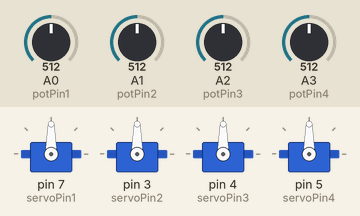
A sketch run on a simulated Arduino Uno, built with avr-gcc and run on an emulated ATmega328P. On the bench: 4 × servo. The inputs (shaded band) are chosen by the test bench; at power-on: A0 (potPin1) = 512, A1 (potPin2) = 512, A2 (potPin3) = 512, A3 (potPin4) = 512.

Above: at 1.2 s.
1.3 s: A0 (potPin1) set to 716
At 1.6 s:
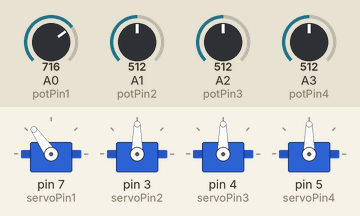
2.8 s: A1 (potPin2) set to 716
At 4.0 s:
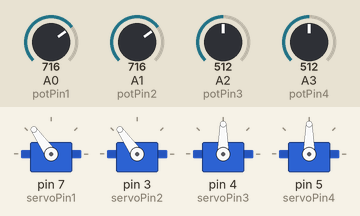
4.3 s: A2 (potPin3) set to 716
At 5.2 s:
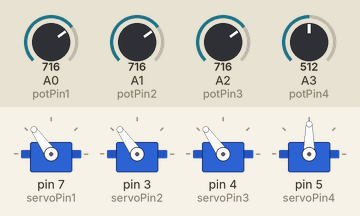
5.8 s: A3 (potPin4) set to 716
At 6.2 s:
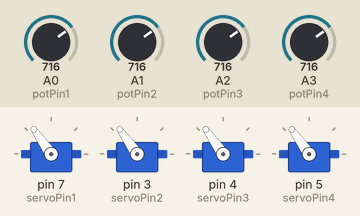
7.3 s: A0 (potPin1) set to 992
At 7.7 s:
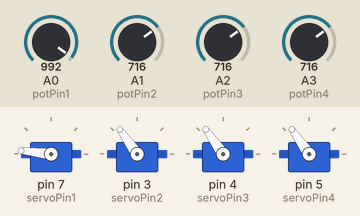
8.8 s: A1 (potPin2) set to 992
At 9.9 s:
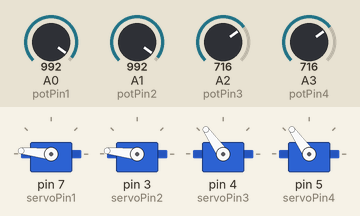
Timing chart, 0 to 11.3 s (numbered marks = the images above; inputs shaded):
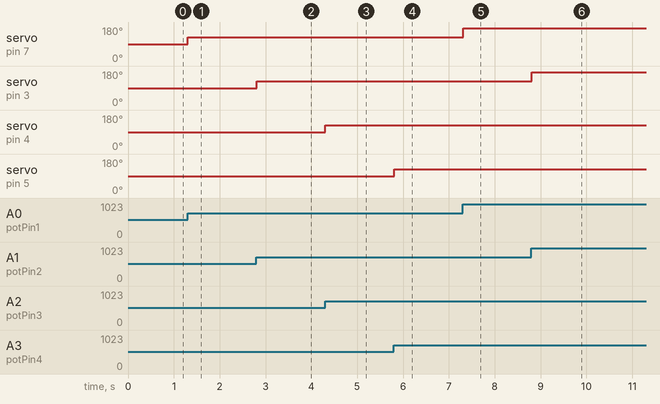

The sketch:

Brazo.ino
```cpp
#include <Servo.h>

// Definir los pines de los servos
const int servoPin1 = 7;
const int servoPin2 = 3;
const int servoPin3 = 4;
const int servoPin4 = 5;

// Crear los objetos Servo
Servo servo1;
Servo servo2;
Servo servo3;
Servo servo4;

// Definir los pines de los potenciometros
const int potPin1 = A0;
const int potPin2 = A1;
const int potPin3 = A2;
const int potPin4 = A3;

void setup() {
  // Iniciar los servos
  servo1.attach(servoPin1);
  servo2.attach(servoPin2);
  servo3.attach(servoPin3);
  servo4.attach(servoPin4);

  // Configurar los pines de los potenciometros como entradas (por defecto lo son)
}

void loop() {
  // Leer los valores de los potenciometros (valor entre 0 y 1023)
  int potValue1 = analogRead(potPin1);
  int potValue2 = analogRead(potPin2);
  int potValue3 = analogRead(potPin3);
  int potValue4 = analogRead(potPin4);

  // Mapear los valores de los potenciometros (de 0-1023) al rango de los servos (0-180 grados)
  int angle1 = map(potValue1, 0, 1023, 0, 180);
  int angle2 = map(potValue2, 0, 1023, 0, 180);
  int angle3 = map(potValue3, 0, 1023, 0, 180);
  int angle4 = map(potValue4, 0, 1023, 0, 180);

  // Mover los servos a la posición indicada por los potenciometros
  servo1.write(angle1);
  servo2.write(angle2);
  servo3.write(angle3);
  servo4.write(angle4);

  // Esperar un poco para evitar lecturas demasiado rápidas
  delay(10);
}
```

Measured:
- after the input at 1.3 s, servo on pin 7 (servoPin1): 90° → 125° at once
- after the input at 2.8 s, servo on pin 3 (servoPin2): 90° → 125° at once
- after the input at 4.3 s, servo on pin 4 (servoPin3): 90° → 125° at once
- after the input at 5.8 s, servo on pin 5 (servoPin4): 90° → 125° at once
- after the input at 7.3 s, servo on pin 7 (servoPin1): 125° → 174° at once
- after the input at 8.8 s, servo on pin 3 (servoPin2): 125° → 174° at once
